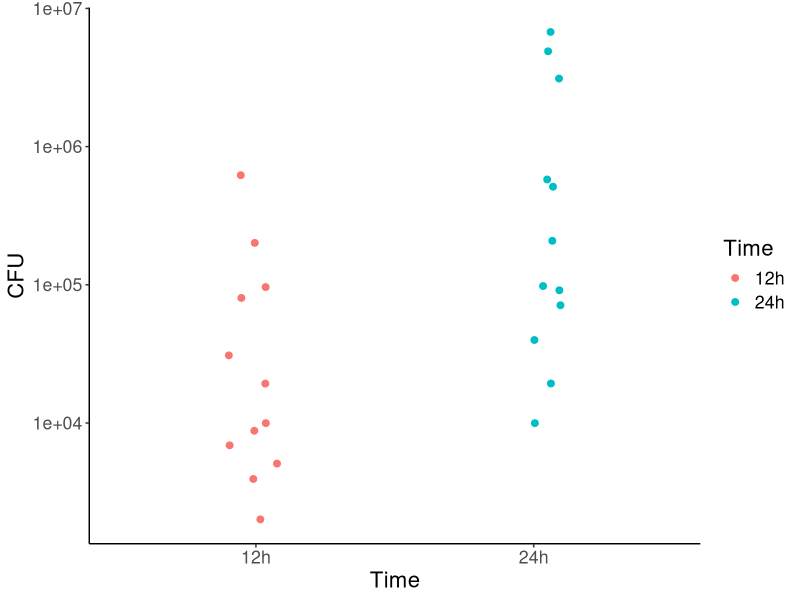

Write R code to recreate this figure.
#Import dataset 
library(readxl)
library(tidyverse)
worms <- read_excel("fakeworms.xlsx")
View(worms)

# Nic added:
# Visualize the data
worms %>%
  ggplot(aes(x=Time, y=CFU, color=Time))+
  geom_jitter(width=0.1, size=2)+
  scale_y_log10()+
  theme_classic()+
  theme(text=element_text(size=16))

##Shapiro-Wilk normality test for the differences
##
shapiro.test(worms$CFU)

#Ftest for equal variances 
ftest <- var.test(CFU ~ Time, data = worms)
ftest

#t-test: unpaired
ttest <- t.test(CFU ~ Time, data = worms, var.equal = TRUE)
ttest

wilcox.test(CFU~Time, data=worms)
